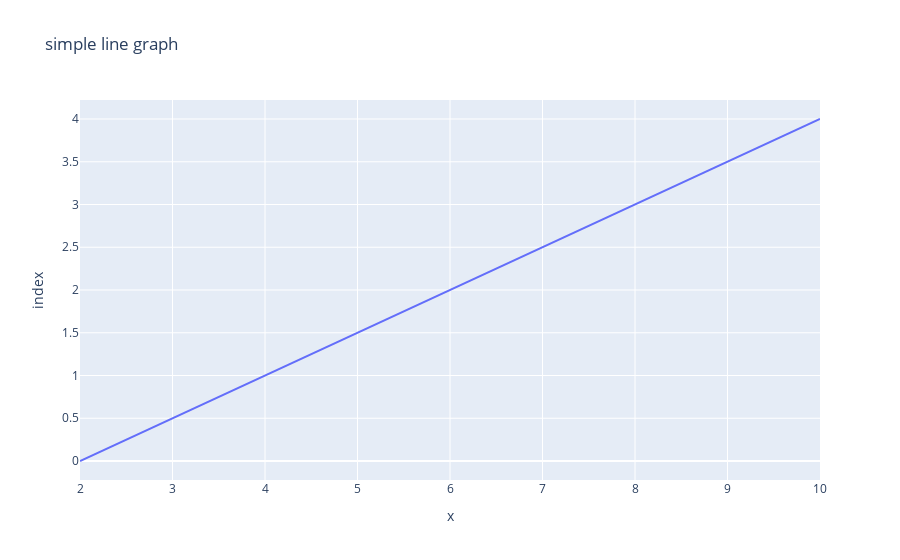

Notebook code for this chart:
### Markdown cell above
### Line Chart

### Code cell
x = [1, 2, 3, 4, 5]
y = [2, 4, 6, 8, 10]
fig = px.line(x, y, title = 'simple line graph' )
fig.show()

### Figure 1 — Plotly figure (JSON) as saved in the notebook; plotly's stock layout.template omitted (floating-point values rounded to 4 significant figures)
{"data": [{"hovertemplate": "x=%{x}<br>index=%{y}<extra></extra>", "legendgroup": "", "line": {"color": "#636efa", "dash": "solid"}, "marker": {"symbol": "circle"}, "mode": "lines", "name": "", "orientation": "h", "showlegend": false, "type": "scatter", "x": [2, 4, 6, 8, 10], "xaxis": "x", "y": [0, 1, 2, 3, 4], "yaxis": "y"}], "layout": {"legend": {"tracegroupgap": 0}, "title": {"text": "simple line graph"}, "xaxis": {"anchor": "y", "domain": [0, 1], "title": {"text": "x"}}, "yaxis": {"anchor": "x", "domain": [0, 1], "title": {"text": "index"}}}}
